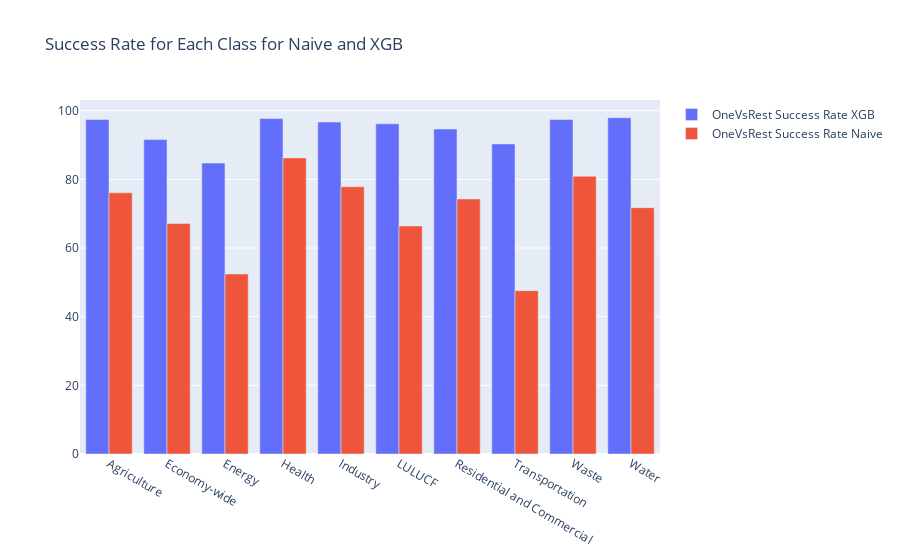

Notebook source saved alongside this figure:
### Code cell
plot_one_vs_rest_success_rates(y_true, y_pred, y_pred_naive, classes=mlb.classes_)

### Figure 1 — Plotly figure (JSON) as saved in the notebook; plotly's stock layout.template omitted (floating-point values rounded to 4 significant figures)
{"data": [{"name": "OneVsRest Success Rate XGB", "x": ["Agriculture", "Economy-wide", "Energy", "Health", "Industry", "LULUCF", "Residential and Commercial", "Transportation", "Waste", "Water"], "y": [97.46, 91.6, 84.73, 97.71, 96.69, 96.18, 94.66, 90.33, 97.46, 97.96], "type": "bar"}, {"name": "OneVsRest Success Rate Naive", "x": ["Agriculture", "Economy-wide", "Energy", "Health", "Industry", "LULUCF", "Residential and Commercial", "Transportation", "Waste", "Water"], "y": [76.08, 67.18, 52.42, 86.26, 77.86, 66.41, 74.3, 47.58, 80.92, 71.76], "type": "bar"}], "layout": {"barmode": "group", "title": {"text": "Success Rate for Each Class for Naive and XGB"}}}
